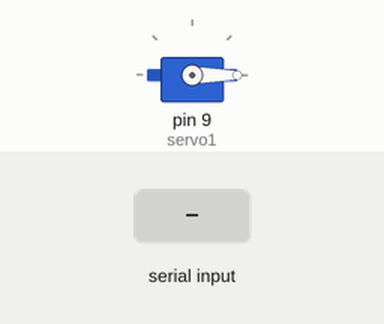
The sketch below on a simulated Arduino Uno, built with avr-gcc and run on an emulated ATmega328P. On the bench: servo. The inputs (shaded band) are chosen by the test bench.

Above: at 1.2 s.
1.3 s: "1" received over Serial
Timing chart, 0 to 4.3 s (numbered marks = the images above; inputs shaded):
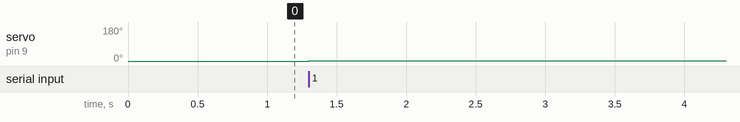

Measured:
- after the input at 1.3 s, servo on pin 9 (servo1): 0° → 1° at once

The sketch:

ruleta0_1.ino
```cpp
#include <Servo.h>

int incomingByte = 0;   // for incoming serial data
Servo servo1;

//Limits
int angle   = 0;
int limIni  = 0;
int limFin  = 180;

//Flags
#define    _RIGHT  '1'
#define    _LEFT   '2'

void setup()
{
  Serial.begin(9600);     // opens serial port, sets data rate to 9600 bps
  servo1.attach(9);
  servo1.write(angle);
}

void loop()
{
  char byteRec;
  if( Serial.available() > 0 )
  {
      //Read serial
      byteRec = Serial.read();
      if( byteRec == _RIGHT )//Rotating to the right
      {
          angle++;
          angle = (angle > limFin)?limFin:angle;
          servo1.write(angle);
      }
      else if( byteRec == _LEFT )//Rotating to the left
      {
          angle--;
          angle = (angle < limIni)?limIni:angle;
          servo1.write(angle);
      }
  }

}
```
